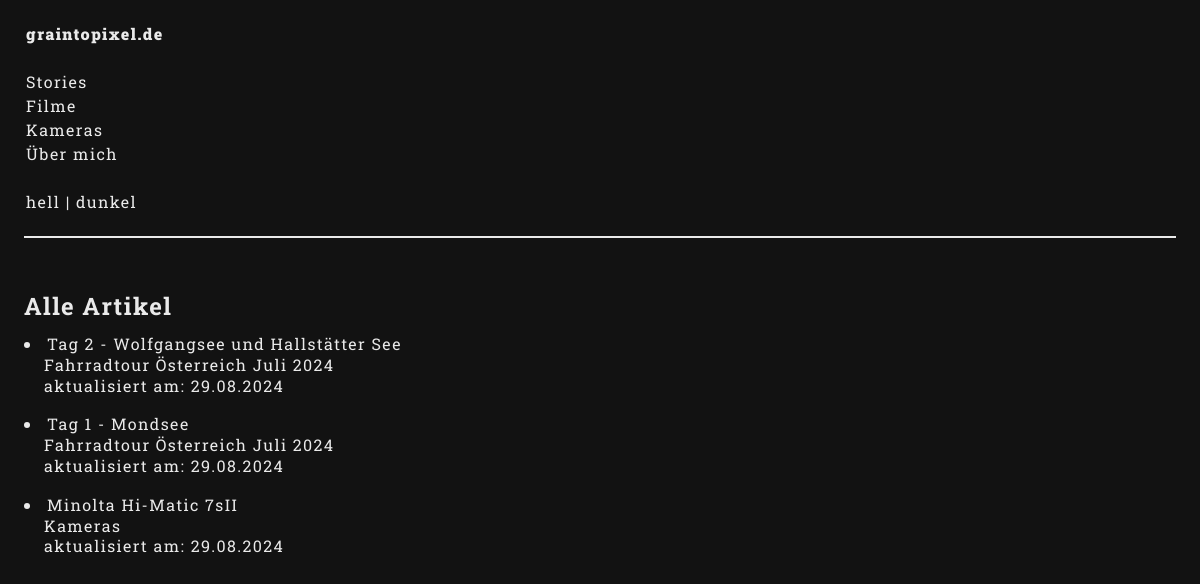
The app's page /, older data.
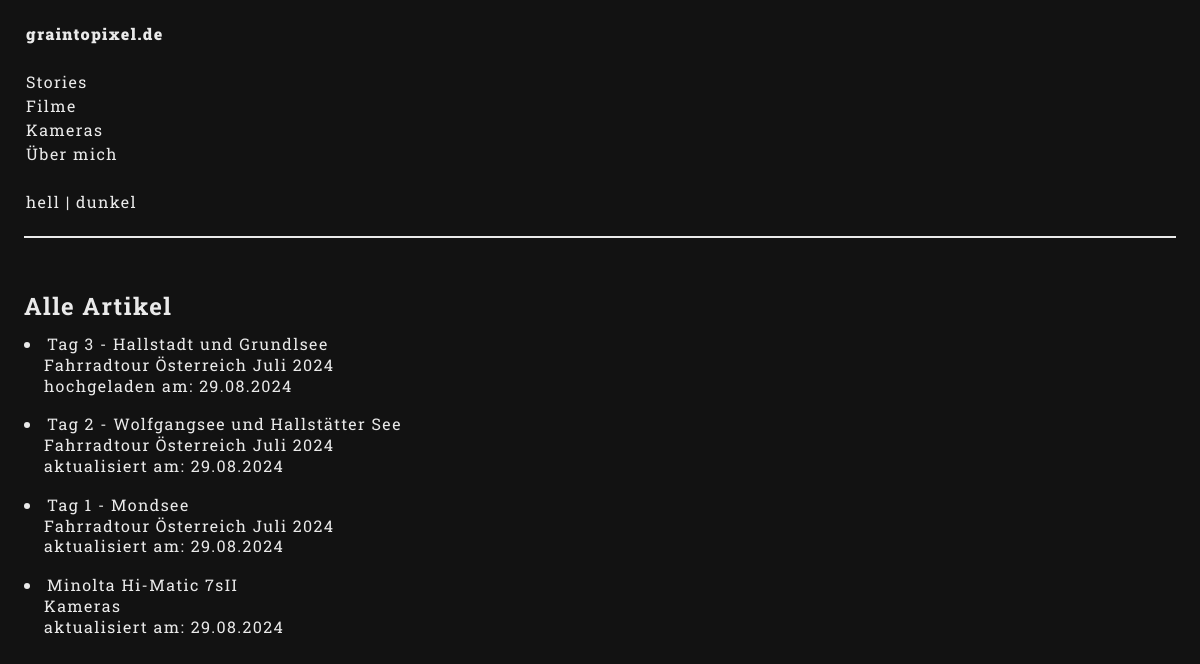
The same page, newer data.
### posts/models.py (models this page shows, shortened)
class Category(models.Model):
    title = models.CharField(max_length=5000)

class Article(models.Model):
    html_template = models.CharField(max_length=5000,  blank=True, choices=[
        ('article_template01.html', 'Story, links Text, rechts Bilder'),
        ('article_template02.html', 'Artikel, links Text, rechts Bilder'),
    ])
    category = models.ForeignKey(Category, on_delete=models.CASCADE, null=True, blank=True)
    title = models.CharField(max_length=5000)
    intro_text = models.TextField(max_length=1000000, null=True, blank=True)
    seperated_texts = models.TextField(max_length=1000000, null=True, blank=True)
    author = models.CharField(max_length=5000, default='Oskar Antretter', null=True)
    images = models.ManyToManyField(Image, related_name='articles', null=True, blank=True)
    created_at = models.DateTimeField(default=datetime.now, blank=True)
    updated_at = models.DateTimeField(default=datetime.now, blank=True)

class Story(models.Model):
    title = models.CharField(max_length=5000, null=True, blank=True)
    first_chapter = models.ForeignKey(Article, on_delete=models.CASCADE, null=True, blank=True)
    chapters = models.ManyToManyField(Article, related_name='articles', null=True, blank=True)

### posts/views.py (the view)
# urls.py: path('', views.index, name='index'),
def index(request):
    categories = Category.objects.all()
    articles = Article.objects.all().order_by('-updated_at')
    stories = Story.objects.all()
    return render(request, 'index.html', {
        'articles': articles,
        'stories': stories,
        'categories': categories,
    })

### templates/index.html (shortened to what this page needs)
{%load static%}
<!DOCTYPE html>
<html lang="de">
<head>
    <link rel="stylesheet" href="{% static 'css/style.css' %}">
</head>
<body>
    <div class="wrapper">
        <div class="menu-section">
            <table>
                <tr>
                    <td class="main-nav">
                        <div>
                            <nav>
                                <a class="bold-text" href="/">graintopixel.de</a>
                                <br>
                                <br>
                                <a href="category/stories">Stories</a>
                                <br>
                                {% for category in categories %}
                                <a href="category/{{category.title}}">{{category.title}}</a>
                                <br>
                                {% endfor %}
                                <br>
                                <a onclick="styleBright()">hell</a> | <a onclick="styleDark()">dunkel</a>
                            </nav>
                        </div>
                    </td>
                </tr>
            </table>
        </div>
        <div class="content-preview-section">
            <h2>Alle Artikel</h2>
            <ul class="content-list-mobile">
                {% for article in articles %}
                <li>
                    {% if article.category.title %}
                        {% if article.updated_at > article.created_at %}
                            <a href="category/{{article.category.title}}/article/{{article.id}}">{{article.title}} <br> {{article.category.title}} <br> aktualisiert am: {{article.updated_at|date:"d.m.Y"}}</a>
                        {% else %}
                            <a href="category/{{article.category.title}}/article/{{article.id}}">{{article.title}} <br> {{article.category.title}} <br> hochgeladen am: {{article.created_at|date:"d.m.Y"}}</a>
                        {% endif %}
                    {% else %}
                        {% for story in stories %}
                            {% for chapter in story.chapters.all %}
                                {% if chapter.title and chapter.id == article.id %}
                                    {% if article.updated_at > article.created_at %}
                                        <a href="story/{{story.id}}/article/{{article.id}}">{{article.title}} <br> {{story.title}}<br> aktualisiert am: {{article.updated_at|date:"d.m.Y"}}</a>
                                    {% else %}
                                        <a href="story/{{story.id}}/article/{{article.id}}">{{article.title}} <br> {{story.title}}<br> hochgeladen am: {{article.created_at|date:"d.m.Y"}}</a>
                                    {% endif %}
                                {% endif %}
                            {% endfor %}
                        {% endfor %}
                    {% endif %}
                </li>
                {% endfor %}
            </ul>
            <br>
        </div>
    </div>
</body>
</html>

### static/css/style.css (style rules this page uses)
:root { --c-background: #121212; --c-font: #eaeaea; --c-linksHover: #ffa42e; --c-decoration: #eaeaea; --font: "Roboto Slab"; --font-wheight: 400; --line-height: 1.5; --letter-spacing: 1.4px; --word-spacing: normal; }
* { margin: 0; padding: 0; scrollbar-color: var(--c-font) #eaeaea00; scrollbar-width: thin; }
body { background-color: var(--c-background); color: var(--c-font); font-size: 12pt; line-height: var(--line-height); font-family: var(--font); font-weight: var(--font-wheight); letter-spacing: var(--letter-spacing); word-spacing: var(--word-spacing); }
li { list-style-position: inside; text-indent: -20px; padding-left: 20px; }
.content-list-mobile li { line-height: 1.3; padding-bottom: 18px; }
.wrapper { width: 96vw; display: flex; flex-wrap: wrap; margin-left: 15px; margin-right: 15px; height: 100vh; margin: 0 auto; margin-top: 20px; }
.menu-section { width: 100%; padding-bottom: 20px; border-bottom: 2px solid var(--c-decoration); margin-bottom: 50px; height: fit-content; }
.main-nav { padding-right: 0px; }
h2 { padding-bottom: 10px; }
a { color: var(--c-font); text-decoration: none; }
.bold-text { font-weight: 1000; }
.content-preview-section { width: 100%; height: 100%; margin: 0 auto; }
table { width: 100%; }

Row changes from the older to the newer data that the page shows:
added Article: title "Tag 3 - Hallstadt und Grundlsee", {{ story.title }} "Fahrradtour Österreich Juli 2024", created_at "29.08.2024"
